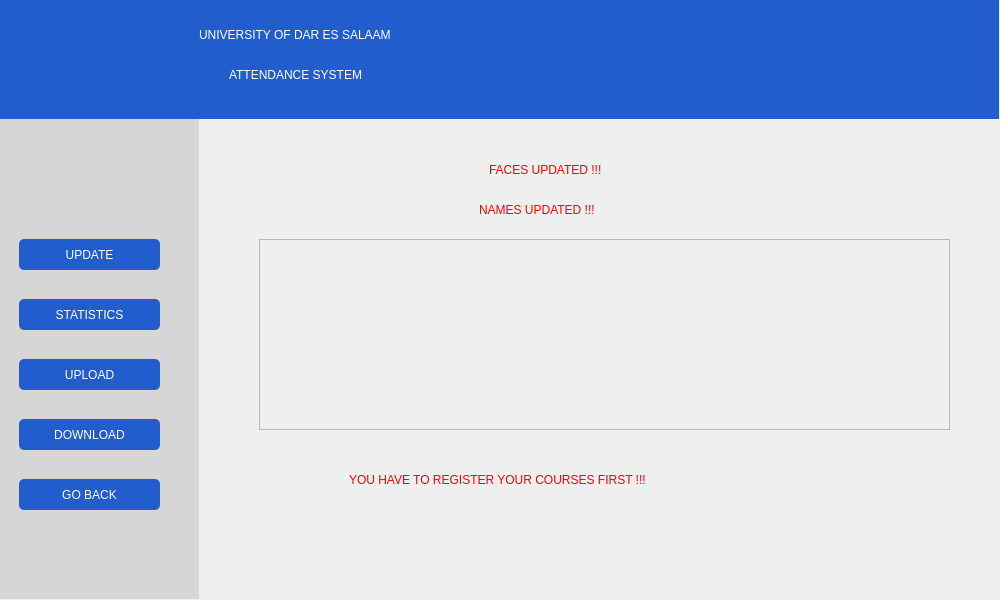
<?xml version="1.0" encoding="UTF-8"?>
<ui version="4.0">
 <class>viewattendance</class>
 <widget class="QDialog" name="viewattendance">
  <property name="geometry">
   <rect>
    <x>0</x>
    <y>0</y>
    <width>1000</width>
    <height>600</height>
   </rect>
  </property>
  <property name="windowTitle">
   <string>Dialog</string>
  </property>
  <widget class="QWidget" name="widgetc" native="true">
   <property name="geometry">
    <rect>
     <x>-1</x>
     <y>-1</y>
     <width>1000</width>
     <height>600</height>
    </rect>
   </property>
   <widget class="QWidget" name="widgetc1" native="true">
    <property name="geometry">
     <rect>
      <x>0</x>
      <y>0</y>
      <width>1000</width>
      <height>120</height>
     </rect>
    </property>
    <property name="styleSheet">
     <string notr="true">background-color: rgb(34, 93, 205);</string>
    </property>
    <widget class="QLabel" name="label">
     <property name="geometry">
      <rect>
       <x>40</x>
       <y>10</y>
       <width>100</width>
       <height>99</height>
      </rect>
     </property>
     <property name="text">
      <string/>
     </property>
     <property name="pixmap">
      <pixmap>../Wallpapers/udsm_logo.png</pixmap>
     </property>
    </widget>
    <widget class="QLabel" name="label_3">
     <property name="geometry">
      <rect>
       <x>430</x>
       <y>0</y>
       <width>521</width>
       <height>120</height>
      </rect>
     </property>
     <property name="text">
      <string/>
     </property>
     <property name="pixmap">
      <pixmap>../Wallpapers/nkuruma_hall.png</pixmap>
     </property>
    </widget>
    <widget class="QLabel" name="label_2">
     <property name="geometry">
      <rect>
       <x>200</x>
       <y>10</y>
       <width>251</width>
       <height>51</height>
      </rect>
     </property>
     <property name="styleSheet">
      <string notr="true">color: rgb(255, 255, 255);
font: 75 12pt &quot;Arial&quot;;</string>
     </property>
     <property name="text">
      <string>UNIVERSITY OF DAR ES SALAAM</string>
     </property>
    </widget>
    <widget class="QLabel" name="label_4">
     <property name="geometry">
      <rect>
       <x>230</x>
       <y>50</y>
       <width>181</width>
       <height>51</height>
      </rect>
     </property>
     <property name="styleSheet">
      <string notr="true">color: rgb(255, 255, 255);
font: 75 12pt &quot;Arial&quot;;</string>
     </property>
     <property name="text">
      <string>ATTENDANCE SYSTEM</string>
     </property>
    </widget>
   </widget>
   <widget class="QWidget" name="widgetc2" native="true">
    <property name="geometry">
     <rect>
      <x>0</x>
      <y>120</y>
      <width>200</width>
      <height>480</height>
     </rect>
    </property>
    <property name="styleSheet">
     <string notr="true">background-color: rgb(214, 214, 214);
border: solid-black;
</string>
    </property>
    <widget class="QPushButton" name="retrieveButton">
     <property name="geometry">
      <rect>
       <x>20</x>
       <y>120</y>
       <width>141</width>
       <height>31</height>
      </rect>
     </property>
     <property name="styleSheet">
      <string notr="true">font: 75 10pt &quot;Arial&quot;;
background-color: rgb(34, 93, 205);
border-style: outset;
color: rgb(255, 255, 255);
border-radius: 5px;</string>
     </property>
     <property name="text">
      <string>UPDATE</string>
     </property>
    </widget>
    <widget class="QPushButton" name="pushButton_3">
     <property name="geometry">
      <rect>
       <x>20</x>
       <y>180</y>
       <width>141</width>
       <height>31</height>
      </rect>
     </property>
     <property name="styleSheet">
      <string notr="true">font: 75 10pt &quot;Arial&quot;;
background-color: rgb(34, 93, 205);
border-style: outset;
color: rgb(255, 255, 255);
border-radius: 5px;</string>
     </property>
     <property name="text">
      <string>STATISTICS</string>
     </property>
    </widget>
    <widget class="QPushButton" name="pushButton_4">
     <property name="geometry">
      <rect>
       <x>20</x>
       <y>240</y>
       <width>141</width>
       <height>31</height>
      </rect>
     </property>
     <property name="styleSheet">
      <string notr="true">font: 75 10pt &quot;Arial&quot;;
background-color: rgb(34, 93, 205);
border-style: outset;
color: rgb(255, 255, 255);
border-radius: 5px;</string>
     </property>
     <property name="text">
      <string>UPLOAD</string>
     </property>
    </widget>
    <widget class="QPushButton" name="gobackButton">
     <property name="geometry">
      <rect>
       <x>20</x>
       <y>360</y>
       <width>141</width>
       <height>31</height>
      </rect>
     </property>
     <property name="styleSheet">
      <string notr="true">font: 75 10pt &quot;Arial&quot;;
background-color: rgb(34, 93, 205);
border-style: outset;
color: rgb(255, 255, 255);
border-radius: 5px;</string>
     </property>
     <property name="text">
      <string>GO BACK</string>
     </property>
    </widget>
    <widget class="QPushButton" name="pushButton_5">
     <property name="geometry">
      <rect>
       <x>20</x>
       <y>300</y>
       <width>141</width>
       <height>31</height>
      </rect>
     </property>
     <property name="styleSheet">
      <string notr="true">font: 75 10pt &quot;Arial&quot;;
background-color: rgb(34, 93, 205);
border-style: outset;
color: rgb(255, 255, 255);
border-radius: 5px;</string>
     </property>
     <property name="text">
      <string>DOWNLOAD</string>
     </property>
    </widget>
   </widget>
   <widget class="QWidget" name="widgetc3" native="true">
    <property name="geometry">
     <rect>
      <x>200</x>
      <y>120</y>
      <width>800</width>
      <height>480</height>
     </rect>
    </property>
    <property name="styleSheet">
     <string notr="true"/>
    </property>
    <widget class="QLabel" name="faceupdate">
     <property name="geometry">
      <rect>
       <x>290</x>
       <y>30</y>
       <width>171</width>
       <height>41</height>
      </rect>
     </property>
     <property name="styleSheet">
      <string notr="true">color: rgb(255, 0, 0);
font: 75 15pt &quot;Myanmar Text&quot;;</string>
     </property>
     <property name="text">
      <string>FACES UPDATED !!!</string>
     </property>
    </widget>
    <widget class="QLabel" name="nameupdate">
     <property name="geometry">
      <rect>
       <x>280</x>
       <y>70</y>
       <width>181</width>
       <height>41</height>
      </rect>
     </property>
     <property name="styleSheet">
      <string notr="true">color: rgb(255, 0, 0);
font: 75 15pt &quot;Myanmar Text&quot;;</string>
     </property>
     <property name="text">
      <string>NAMES UPDATED !!!</string>
     </property>
    </widget>
    <widget class="QLabel" name="registercourses">
     <property name="geometry">
      <rect>
       <x>150</x>
       <y>340</y>
       <width>441</width>
       <height>41</height>
      </rect>
     </property>
     <property name="styleSheet">
      <string notr="true">color: rgb(255, 0, 0);
font: 75 15pt &quot;Myanmar Text&quot;;</string>
     </property>
     <property name="text">
      <string>YOU HAVE TO REGISTER YOUR COURSES FIRST !!!</string>
     </property>
    </widget>
    <widget class="QScrollArea" name="scroll">
     <property name="geometry">
      <rect>
       <x>60</x>
       <y>120</y>
       <width>691</width>
       <height>191</height>
      </rect>
     </property>
     <property name="widgetResizable">
      <bool>true</bool>
     </property>
     <widget class="QWidget" name="scrollAreaWidgetContents">
      <property name="geometry">
       <rect>
        <x>0</x>
        <y>0</y>
        <width>689</width>
        <height>189</height>
       </rect>
      </property>
     </widget>
    </widget>
   </widget>
  </widget>
 </widget>
 <resources/>
 <connections/>
</ui>
